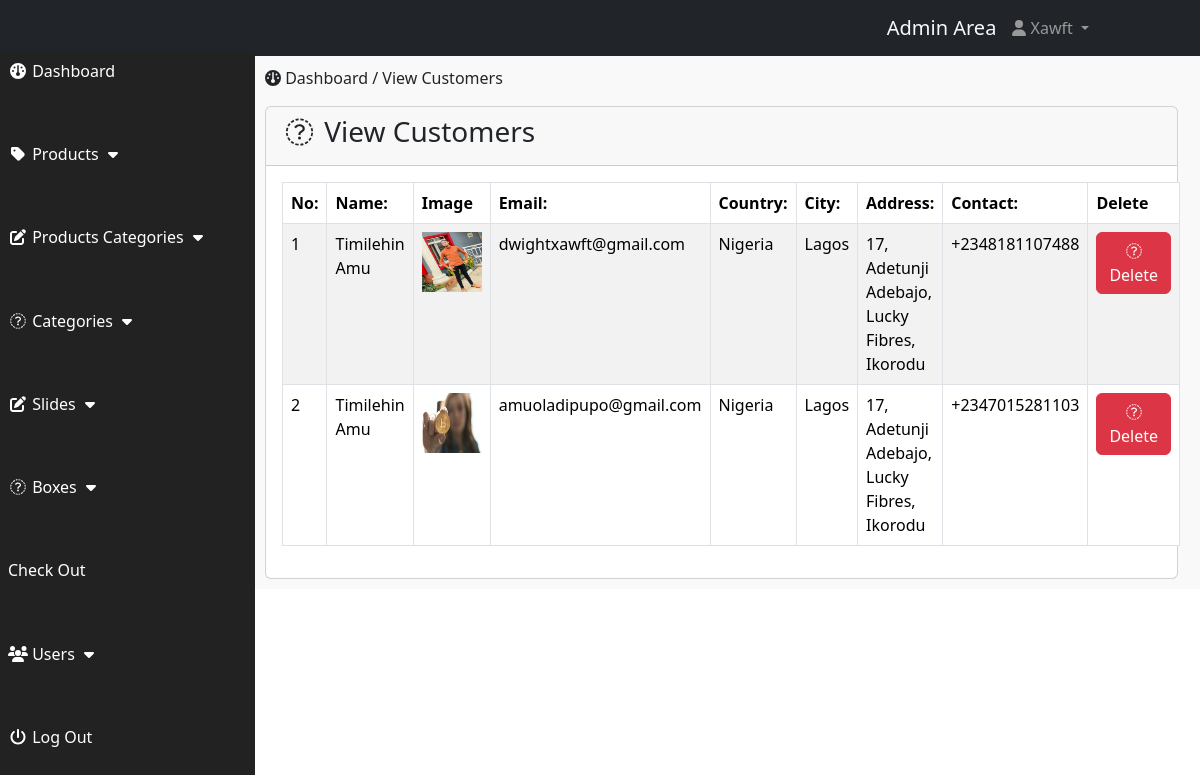
Screenshot of /includes/index.php?view_customers=2 (signed in) with the database file from the repository.
### tables this page shows
CREATE TABLE `customer` (
  `customer_id` int(10) NOT NULL,
  `customer_name` varchar(255) NOT NULL,
  `customer_email` varchar(255) NOT NULL,
  `customer_pass` varchar(25) NOT NULL,
  `customer_city` text NOT NULL,
  `customer_country` text NOT NULL,
  `customer_contact` varchar(255) NOT NULL,
  `customer_address` varchar(255) NOT NULL,
  `customer_image` text NOT NULL,
  `customer_ip` varchar(255) NOT NULL
);

### includes/view_customers.php (the view)
<div class="row">
    <div class="col-lg-12">
        <ol class="breadcrumb">
            <li class="active">
                <i class="fa fa-dashboard"></i> Dashboard / View Customers
            </li>
        </ol>
    </div>
</div>
<div class="row">
    <div class="col-lg-12">
        <div class="card">
            <div class="card-header">
                <h3 class="card-title"><i class="fa fa-fw fa-money"></i> View Customers</h3>
            </div>
            <div class="card-body">
                <table class="table table-responsive table-hover table-striped table-bordered">
                    <thead>
                        <tr>
                           <th>No: </th>
                           <th>Name: </th>
                           <th>Image</th>
                           <th>Email: </th>
                           <th>Country: </th>
                           <th>City: </th>
                           <th>Address: </th>
                           <th>Contact: </th>
                           <th>Delete</th>
                        </tr>
                    </thead>
                    <tbody>
                        <?php
                        $i = 1;
                        $get_p_cat = "SELECT * FROM customer";
                        $run_p_cat = mysqli_query($conn, $get_p_cat);
                        while($row = mysqli_fetch_array($run_p_cat)){
                            $name = $row["customer_name"];
                            $email = $row["customer_email"];
                            $contact = $row["customer_contact"];
                            $country = $row["customer_country"];
                            $city = $row["customer_city"];
                            $address = $row["customer_address"];
                            $image = $row["customer_image"];
                            $id = $row["customer_id"];
                            echo '
                            <tr>
                            <td>'.$i.'</td>
                            <td>'.$name.'</td>
                            <td><img src="../images/customer-images/'.$image.'" style="width: 60px; height: 60px;" alt=""></td>
                            <td>'.$email.'</td>
                            <td>'.$country.'</td>
                            <td>'.$city.'</td>
                            <td>'.$address.'</td>
                            <td>'.$contact.'</td>
                            <td><a href="delete_customer.php?delete_customer='.$id.'" class="btn btn-danger"><i class="fa fa-trash-o"></i> Delete</a></td>
                        </tr>';
                        $i++;
                        }
                        ?>
                    </tbody>
                </table>
            </div>
        </div>
    </div>
</div>

### includes/css/style.css (style rules this page uses)
body { margin-top: 100px; }
@media (min-width: 768px) { body { margin-top: 50px; color: red; } }

### rows the page displays
customer: customer_name "Timilehin Amu", customer_image (picture), customer_email "dwightxawft@gmail.com", customer_country "Nigeria", customer_city "Lagos", customer_address "17, Adetunji Adebajo, Lucky Fibres, Ikorodu", customer_contact "+2348181107488"
customer: customer_name "Timilehin Amu", customer_image (picture), customer_email "amuoladipupo@gmail.com", customer_country "Nigeria", customer_city "Lagos", customer_address "17, Adetunji Adebajo, Lucky Fibres, Ikorodu", customer_contact "+2347015281103"
